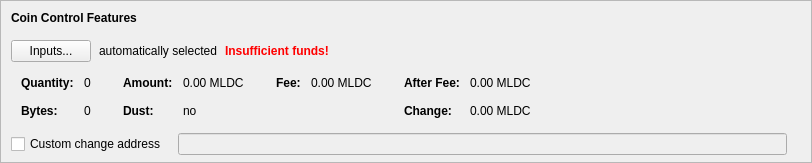
      <widget class="QFrame" name="frameCoinControl">
       <property name="sizePolicy">
        <sizepolicy hsizetype="Expanding" vsizetype="Fixed">
         <horstretch>0</horstretch>
         <verstretch>0</verstretch>
        </sizepolicy>
       </property>
       <property name="maximumSize">
        <size>
         <width>16777215</width>
         <height>16777215</height>
        </size>
       </property>
       <property name="frameShape">
        <enum>QFrame::StyledPanel</enum>
       </property>
       <property name="frameShadow">
        <enum>QFrame::Sunken</enum>
       </property>
       <layout class="QVBoxLayout" name="verticalLayoutCoinControl2">
        <property name="spacing">
         <number>0</number>
        </property>
        <property name="leftMargin">
         <number>0</number>
        </property>
        <property name="topMargin">
         <number>0</number>
        </property>
        <property name="rightMargin">
         <number>0</number>
        </property>
        <property name="bottomMargin">
         <number>6</number>
        </property>
        <item>
         <layout class="QVBoxLayout" name="verticalLayoutCoinControl" stretch="0,0,0,0,0">
          <property name="spacing">
           <number>0</number>
          </property>
          <property name="leftMargin">
           <number>10</number>
          </property>
          <property name="topMargin">
           <number>10</number>
          </property>
          <item>
           <layout class="QHBoxLayout" name="horizontalLayoutCoinControl1">
            <property name="bottomMargin">
             <number>15</number>
            </property>
            <item>
             <widget class="QLabel" name="labelCoinControlFeatures">
              <property name="sizePolicy">
               <sizepolicy hsizetype="Preferred" vsizetype="Maximum">
                <horstretch>0</horstretch>
                <verstretch>0</verstretch>
               </sizepolicy>
              </property>
              <property name="font">
               <font>
                <weight>75</weight>
                <bold>true</bold>
               </font>
              </property>
              <property name="styleSheet">
               <string notr="true">font-weight:bold;</string>
              </property>
              <property name="text">
               <string>Coin Control Features</string>
              </property>
             </widget>
            </item>
           </layout>
          </item>
          <item>
           <layout class="QHBoxLayout" name="horizontalLayoutCoinControl2" stretch="0,0,0,0">
            <property name="spacing">
             <number>8</number>
            </property>
            <property name="bottomMargin">
             <number>10</number>
            </property>
            <item>
             <widget class="QPushButton" name="pushButtonCoinControl">
              <property name="styleSheet">
               <string notr="true"/>
              </property>
              <property name="text">
               <string>Inputs...</string>
              </property>
              <property name="autoDefault">
               <bool>false</bool>
              </property>
             </widget>
            </item>
            <item>
             <widget class="QLabel" name="labelCoinControlAutomaticallySelected">
              <property name="text">
               <string>automatically selected</string>
              </property>
              <property name="margin">
               <number>5</number>
              </property>
             </widget>
            </item>
            <item>
             <widget class="QLabel" name="labelCoinControlInsuffFunds">
              <property name="font">
               <font>
                <weight>75</weight>
                <bold>true</bold>
               </font>
              </property>
              <property name="styleSheet">
               <string notr="true">color:red;font-weight:bold;</string>
              </property>
              <property name="text">
               <string>Insufficient funds!</string>
              </property>
              <property name="margin">
               <number>5</number>
              </property>
             </widget>
            </item>
            <item>
             <spacer name="horizontalSpacerCoinControl">
              <property name="orientation">
               <enum>Qt::Horizontal</enum>
              </property>
              <property name="sizeHint" stdset="0">
               <size>
                <width>40</width>
                <height>1</height>
               </size>
              </property>
             </spacer>
            </item>
           </layout>
          </item>
          <item>
           <widget class="QWidget" name="widgetCoinControl" native="true">
            <property name="sizePolicy">
             <sizepolicy hsizetype="Preferred" vsizetype="Preferred">
              <horstretch>0</horstretch>
              <verstretch>0</verstretch>
             </sizepolicy>
            </property>
            <property name="minimumSize">
             <size>
              <width>0</width>
              <height>0</height>
             </size>
            </property>
            <property name="styleSheet">
             <string notr="true"/>
            </property>
            <layout class="QHBoxLayout" name="horizontalLayoutCoinControl5">
             <property name="leftMargin">
              <number>0</number>
             </property>
             <property name="topMargin">
              <number>0</number>
             </property>
             <property name="rightMargin">
              <number>0</number>
             </property>
             <property name="bottomMargin">
              <number>0</number>
             </property>
             <item>
              <layout class="QHBoxLayout" name="horizontalLayoutCoinControl3" stretch="0,0,0,1">
               <property name="spacing">
                <number>20</number>
               </property>
               <property name="topMargin">
                <number>0</number>
               </property>
               <property name="bottomMargin">
                <number>10</number>
               </property>
               <item>
                <layout class="QFormLayout" name="formLayoutCoinControl1">
                 <property name="horizontalSpacing">
                  <number>10</number>
                 </property>
                 <property name="verticalSpacing">
                  <number>14</number>
                 </property>
                 <property name="leftMargin">
                  <number>10</number>
                 </property>
                 <property name="topMargin">
                  <number>4</number>
                 </property>
                 <property name="rightMargin">
                  <number>6</number>
                 </property>
                 <item row="0" column="0">
                  <widget class="QLabel" name="labelCoinControlQuantityText">
                   <property name="font">
                    <font>
                     <weight>75</weight>
                     <bold>true</bold>
                    </font>
                   </property>
                   <property name="text">
                    <string>Quantity:</string>
                   </property>
                   <property name="margin">
                    <number>0</number>
                   </property>
                  </widget>
                 </item>
                 <item row="0" column="1">
                  <widget class="QLabel" name="labelCoinControlQuantity">
                   <property name="cursor">
                    <cursorShape>IBeamCursor</cursorShape>
                   </property>
                   <property name="contextMenuPolicy">
                    <enum>Qt::ActionsContextMenu</enum>
                   </property>
                   <property name="text">
                    <string notr="true">0</string>
                   </property>
                   <property name="margin">
                    <number>0</number>
                   </property>
                   <property name="textInteractionFlags">
                    <set>Qt::LinksAccessibleByMouse|Qt::TextSelectableByKeyboard|Qt::TextSelectableByMouse</set>
                   </property>
                  </widget>
                 </item>
                 <item row="1" column="0">
                  <widget class="QLabel" name="labelCoinControlBytesText">
                   <property name="font">
                    <font>
                     <weight>75</weight>
                     <bold>true</bold>
                    </font>
                   </property>
                   <property name="text">
                    <string>Bytes:</string>
                   </property>
                  </widget>
                 </item>
                 <item row="1" column="1">
                  <widget class="QLabel" name="labelCoinControlBytes">
                   <property name="cursor">
                    <cursorShape>IBeamCursor</cursorShape>
                   </property>
                   <property name="contextMenuPolicy">
                    <enum>Qt::ActionsContextMenu</enum>
                   </property>
                   <property name="text">
                    <string notr="true">0</string>
                   </property>
                   <property name="textInteractionFlags">
                    <set>Qt::LinksAccessibleByMouse|Qt::TextSelectableByKeyboard|Qt::TextSelectableByMouse</set>
                   </property>
                  </widget>
                 </item>
                </layout>
               </item>
               <item>
                <layout class="QFormLayout" name="formLayoutCoinControl2">
                 <property name="horizontalSpacing">
                  <number>10</number>
                 </property>
                 <property name="verticalSpacing">
                  <number>14</number>
                 </property>
                 <property name="leftMargin">
                  <number>6</number>
                 </property>
                 <property name="topMargin">
                  <number>4</number>
                 </property>
                 <property name="rightMargin">
                  <number>6</number>
                 </property>
                 <item row="0" column="0">
                  <widget class="QLabel" name="labelCoinControlAmountText">
                   <property name="font">
                    <font>
                     <weight>75</weight>
                     <bold>true</bold>
                    </font>
                   </property>
                   <property name="text">
                    <string>Amount:</string>
                   </property>
                   <property name="margin">
                    <number>0</number>
                   </property>
                  </widget>
                 </item>
                 <item row="0" column="1">
                  <widget class="QLabel" name="labelCoinControlAmount">
                   <property name="cursor">
                    <cursorShape>IBeamCursor</cursorShape>
                   </property>
                   <property name="contextMenuPolicy">
                    <enum>Qt::ActionsContextMenu</enum>
                   </property>
                   <property name="text">
                    <string notr="true">0.00 MLDC</string>
                   </property>
                   <property name="textInteractionFlags">
                    <set>Qt::LinksAccessibleByMouse|Qt::TextSelectableByKeyboard|Qt::TextSelectableByMouse</set>
                   </property>
                  </widget>
                 </item>
                 <item row="1" column="0">
                  <widget class="QLabel" name="labelCoinControlLowOutputText">
                   <property name="font">
                    <font>
                     <weight>75</weight>
                     <bold>true</bold>
                    </font>
                   </property>
                   <property name="text">
                    <string>Dust:</string>
                   </property>
                  </widget>
                 </item>
                 <item row="1" column="1">
                  <widget class="QLabel" name="labelCoinControlLowOutput">
                   <property name="cursor">
                    <cursorShape>IBeamCursor</cursorShape>
                   </property>
                   <property name="contextMenuPolicy">
                    <enum>Qt::ActionsContextMenu</enum>
                   </property>
                   <property name="text">
                    <string notr="true">no</string>
                   </property>
                   <property name="textInteractionFlags">
                    <set>Qt::LinksAccessibleByMouse|Qt::TextSelectableByKeyboard|Qt::TextSelectableByMouse</set>
                   </property>
                  </widget>
                 </item>
                </layout>
               </item>
               <item>
                <layout class="QFormLayout" name="formLayoutCoinControl3">
                 <property name="horizontalSpacing">
                  <number>10</number>
                 </property>
                 <property name="verticalSpacing">
                  <number>14</number>
                 </property>
                 <property name="leftMargin">
                  <number>6</number>
                 </property>
                 <property name="topMargin">
                  <number>4</number>
                 </property>
                 <property name="rightMargin">
                  <number>6</number>
                 </property>
                 <item row="0" column="0">
                  <widget class="QLabel" name="labelCoinControlFeeText">
                   <property name="font">
                    <font>
                     <weight>75</weight>
                     <bold>true</bold>
                    </font>
                   </property>
                   <property name="text">
                    <string>Fee:</string>
                   </property>
                   <property name="margin">
                    <number>0</number>
                   </property>
                  </widget>
                 </item>
                 <item row="0" column="1">
                  <widget class="QLabel" name="labelCoinControlFee">
                   <property name="cursor">
                    <cursorShape>IBeamCursor</cursorShape>
                   </property>
                   <property name="contextMenuPolicy">
                    <enum>Qt::ActionsContextMenu</enum>
                   </property>
                   <property name="text">
                    <string notr="true">0.00 MLDC</string>
                   </property>
                   <property name="textInteractionFlags">
                    <set>Qt::LinksAccessibleByMouse|Qt::TextSelectableByKeyboard|Qt::TextSelectableByMouse</set>
                   </property>
                  </widget>
                 </item>
                </layout>
               </item>
               <item>
                <layout class="QFormLayout" name="formLayoutCoinControl4">
                 <property name="horizontalSpacing">
                  <number>10</number>
                 </property>
                 <property name="verticalSpacing">
                  <number>14</number>
                 </property>
                 <property name="leftMargin">
                  <number>6</number>
                 </property>
                 <property name="topMargin">
                  <number>4</number>
                 </property>
                 <property name="rightMargin">
                  <number>6</number>
                 </property>
                 <item row="0" column="0">
                  <widget class="QLabel" name="labelCoinControlAfterFeeText">
                   <property name="font">
                    <font>
                     <weight>75</weight>
                     <bold>true</bold>
                    </font>
                   </property>
                   <property name="text">
                    <string>After Fee:</string>
                   </property>
                   <property name="margin">
                    <number>0</number>
                   </property>
                  </widget>
                 </item>
                 <item row="0" column="1">
                  <widget class="QLabel" name="labelCoinControlAfterFee">
                   <property name="cursor">
                    <cursorShape>IBeamCursor</cursorShape>
                   </property>
                   <property name="contextMenuPolicy">
                    <enum>Qt::ActionsContextMenu</enum>
                   </property>
                   <property name="text">
                    <string notr="true">0.00 MLDC</string>
                   </property>
                   <property name="textInteractionFlags">
                    <set>Qt::LinksAccessibleByMouse|Qt::TextSelectableByKeyboard|Qt::TextSelectableByMouse</set>
                   </property>
                  </widget>
                 </item>
                 <item row="1" column="0">
                  <widget class="QLabel" name="labelCoinControlChangeText">
                   <property name="font">
                    <font>
                     <weight>75</weight>
                     <bold>true</bold>
                    </font>
                   </property>
                   <property name="text">
                    <string>Change:</string>
                   </property>
                  </widget>
                 </item>
                 <item row="1" column="1">
                  <widget class="QLabel" name="labelCoinControlChange">
                   <property name="cursor">
                    <cursorShape>IBeamCursor</cursorShape>
                   </property>
                   <property name="contextMenuPolicy">
                    <enum>Qt::ActionsContextMenu</enum>
                   </property>
                   <property name="text">
                    <string notr="true">0.00 MLDC</string>
                   </property>
                   <property name="textInteractionFlags">
                    <set>Qt::LinksAccessibleByMouse|Qt::TextSelectableByKeyboard|Qt::TextSelectableByMouse</set>
                   </property>
                  </widget>
                 </item>
                </layout>
               </item>
              </layout>
             </item>
            </layout>
           </widget>
          </item>
          <item>
           <layout class="QHBoxLayout" name="horizontalLayoutCoinControl4" stretch="0,0,0">
            <property name="spacing">
             <number>12</number>
            </property>
            <property name="sizeConstraint">
             <enum>QLayout::SetDefaultConstraint</enum>
            </property>
            <property name="topMargin">
             <number>5</number>
            </property>
            <property name="rightMargin">
             <number>5</number>
            </property>
            <item>
             <widget class="QCheckBox" name="checkBoxCoinControlChange">
              <property name="toolTip">
               <string>If this is activated, but the change address is empty or invalid, change will be sent to a newly generated address.</string>
              </property>
              <property name="text">
               <string>Custom change address</string>
              </property>
             </widget>
            </item>
            <item>
             <widget class="QValidatedLineEdit" name="lineEditCoinControlChange">
              <property name="enabled">
               <bool>false</bool>
              </property>
              <property name="sizePolicy">
               <sizepolicy hsizetype="Expanding" vsizetype="Fixed">
                <horstretch>0</horstretch>
                <verstretch>0</verstretch>
               </sizepolicy>
              </property>
             </widget>
            </item>
            <item>
             <widget class="QLabel" name="labelCoinControlChangeLabel">
              <property name="sizePolicy">
               <sizepolicy hsizetype="Preferred" vsizetype="Expanding">
                <horstretch>0</horstretch>
                <verstretch>0</verstretch>
               </sizepolicy>
              </property>
              <property name="minimumSize">
               <size>
                <width>0</width>
                <height>0</height>
               </size>
              </property>
              <property name="text">
               <string/>
              </property>
              <property name="margin">
               <number>3</number>
              </property>
             </widget>
            </item>
           </layout>
          </item>
          <item>
           <spacer name="verticalSpacerCoinControl">
            <property name="orientation">
             <enum>Qt::Vertical</enum>
            </property>
            <property name="sizeHint" stdset="0">
             <size>
              <width>800</width>
              <height>1</height>
             </size>
            </property>
           </spacer>
          </item>
         </layout>
        </item>
       </layout>
      </widget>
